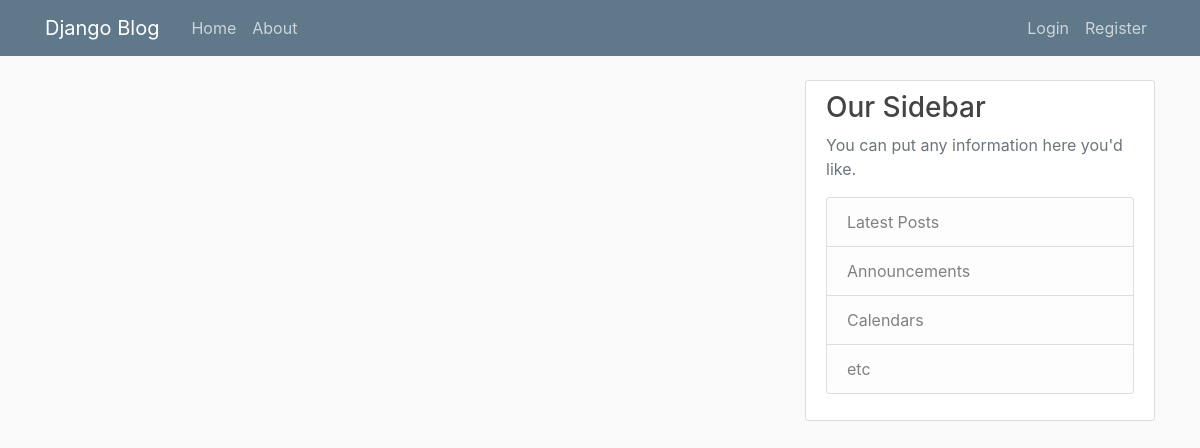
Before: / with the older database file.
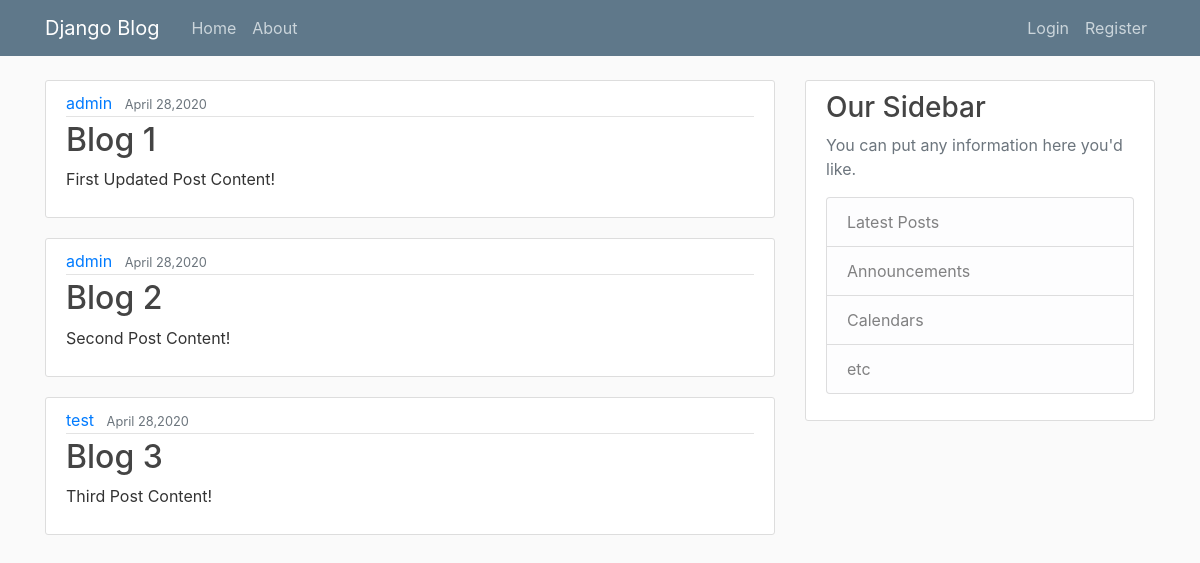
After: the same page with the newer database file.
### blog/models.py (models this page shows, shortened)
class Post(models.Model):
  title = models.CharField(max_length=100)
  content = models.TextField()
  date_posted = models.DateTimeField(default=timezone.now)
  author = models.ForeignKey(User, on_delete=models.CASCADE)

### blog/views.py (the view)
# urls.py: path('', views.home, name='blog-home'),
def home(request):
  context = {
    'posts': Post.objects.all(),
    'title': 'Home'
  }
  return render(request, 'blog/home.html', context)

### blog/templates/blog/home.html
{% extends 'blog/base.html' %}
{% block content %}
  {% for post in posts %}
    <article class="media content-section">
      <div class="media-body">
        <div class="article-metadata">
          <a class="mr-2" href="#">{{ post.author }}</a>
          <small class="text-muted">{{ post.date_posted|date:"F d,Y" }}</small>
        </div>
        <h2><a class="article-title" href="#">{{ post.title }}</a></h2>
        <p class="article-content">{{ post.content }}</p>
      </div>
    </article>
  {% endfor %}
{% endblock content%}

### blog/templates/blog/base.html (shortened to what this page needs)
{% load static %}
<!doctype html>
<html lang="en">
  <head>
    <link rel="stylesheet" href="https://stackpath.bootstrapcdn.com/bootstrap/4.4.1/css/bootstrap.min.css">
    <link rel="stylesheet" href="{% static 'blog/main.css' %}">
  </head>
  <body>
    <header class="site-header">
      <nav class="navbar navbar-expand-md navbar-dark bg-steel fixed-top">
        <div class="container">
          <a class="navbar-brand mr-4" href="{% url 'blog-home' %}">Django Blog</a>
          <div class="collapse navbar-collapse" id="navbarToggle">
            <div class="navbar-nav mr-auto">
              <a class="nav-item nav-link" href="{% url 'blog-home' %}">Home</a>
              <a class="nav-item nav-link" href="{% url 'blog-about' %}">About</a>
            </div>
            <div class="navbar-nav">
              <a class="nav-item nav-link" href="#">Login</a>
              <a class="nav-item nav-link" href="#">Register</a>
            </div>
          </div>
        </div>
      </nav>
    </header>
    <main role="main" class="container">
      <div class="row">
        <div class="col-md-8">
          {% block content %}{% endblock %}
        </div>
        <div class="col-md-4">
          <div class="content-section">
            <h3>Our Sidebar</h3>
            <p class='text-muted'>You can put any information here you'd like.
              <ul class="list-group">
                <li class="list-group-item list-group-item-light">Latest Posts</li>
                <li class="list-group-item list-group-item-light">Announcements</li>
                <li class="list-group-item list-group-item-light">Calendars</li>
                <li class="list-group-item list-group-item-light">etc</li>
              </ul>
            </p>
          </div>
        </div>
      </div>
    </main>
  </body>
</html>

### blog/static/blog/main.css (style rules this page uses)
body { background: #fafafa; color: #333333; margin-top: 5rem; }
h1, h2, h3, h4, h5, h6 { color: #444444; }
ul { margin: 0; }
.bg-steel { background-color: #5f788a; }
.site-header .navbar-nav .nav-link { color: #cbd5db; }
.content-section { background: #ffffff; padding: 10px 20px; border: 1px solid #dddddd; border-radius: 3px; margin-bottom: 20px; }
.article-title { color: #444444; }
.article-content { white-space: pre-line; }
.article-metadata { padding-bottom: 1px; margin-bottom: 4px; border-bottom: 1px solid #e3e3e3 }

Changed rows visible on the page:
added Post: author "admin", date_posted "April 28,2020", title "Blog 1", content "First Updated Post Content!"
added Post: author "admin", date_posted "April 28,2020", title "Blog 2", content "Second Post Content!"
added Post: author "test", date_posted "April 28,2020", title "Blog 3", content "Third Post Content!"
